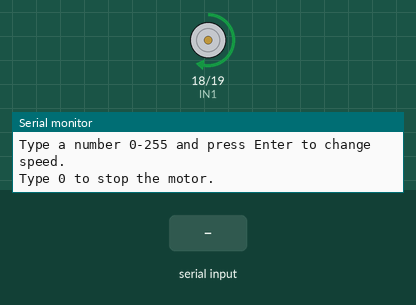
A sketch run on a simulated ESP32. On the bench: motor-driver pin pairs drawn as motors (green arrow = first pin HIGH = forward, orange = second pin HIGH = backward, longer = more drive, scaled by the enable pin), the last lines printed to the serial monitor. The inputs (shaded band) are chosen by the test bench.

Above: at 2.2 s.
2.3 s: "90,45\n" received over Serial
At 3.1 s:
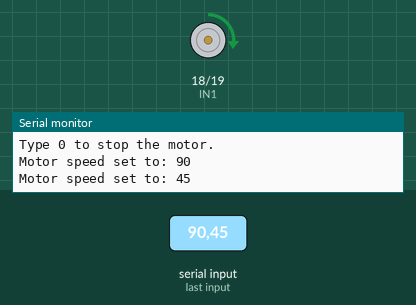
At 4.4 s:
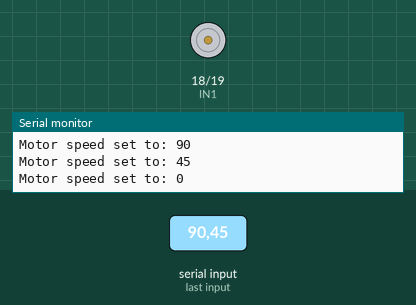
4.8 s: "200\n" received over Serial
At 5.5 s:
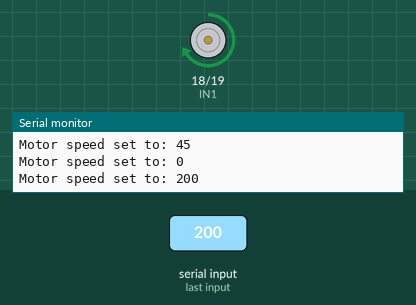
Timing chart, 0 to 7.8 s (numbered marks = the images above; inputs shaded):
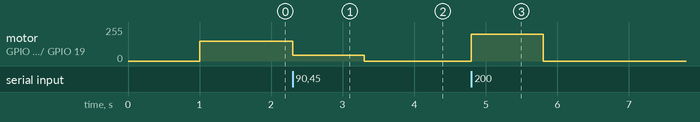

Measured:
- after the input at 2.3 s, motor on GPIO 18 (IN1) / GPIO 19 (IN2): forward 149/255 → forward 45/255 at once, → stopped 1.0 s later
- after the input at 4.8 s, motor on GPIO 18 (IN1) / GPIO 19 (IN2): stopped → forward 199/255 at once, → stopped 1.0 s later

The sketch:

motor_only_test.ino
```cpp
/*
  Predictive Maintenance Rig — Motor-Only Bring-up Sketch
  ---------------------------------------------------------
  Purpose: verify the L298N + 12V motor circuit on the ESP32,
  independent of the MPU6050 (use this before the sensor is wired in).

  Wiring:
    L298N   IN1 -> GPIO27   IN2 -> GPIO26   ENA -> GPIO25 (PWM)
            12V/GND -> 12V 1A adapter
            ESP32 GND -> L298N GND (common ground, required)
            OUT1/OUT2 -> motor terminals
*/

// L298N pins
const int IN1 = 18;
const int IN2 = 19;
const int ENA = 15;

// PWM config (ESP32 core 3.x LEDC API - attach by pin directly)
const int PWM_FREQ = 5000;
const int PWM_RES = 8;      // 8-bit -> 0-255
int motorSpeed = 150;       // 0-255, starting speed

void setup() {
  Serial.begin(115200);
  delay(1000);

  pinMode(IN1, OUTPUT);
  pinMode(IN2, OUTPUT);
  digitalWrite(IN1, HIGH);  // fixed direction (motor is CCW-only)
  digitalWrite(IN2, LOW);

  ledcAttach(ENA, PWM_FREQ, PWM_RES);
  ledcWrite(ENA, motorSpeed);

  Serial.println("Motor driver initialized.");
  Serial.print("Starting speed: ");
  Serial.println(motorSpeed);
  Serial.println("Type a number 0-255 and press Enter to change speed.");
  Serial.println("Type 0 to stop the motor.");
}

void loop() {
  if (Serial.available()) {
    int val = Serial.parseInt();
    if (val >= 0 && val <= 255) {
      motorSpeed = val;
      ledcWrite(ENA, motorSpeed);
      Serial.print("Motor speed set to: ");
      Serial.println(motorSpeed);
    } else {
      Serial.println("Invalid value, enter 0-255.");
    }
  }
}
```
